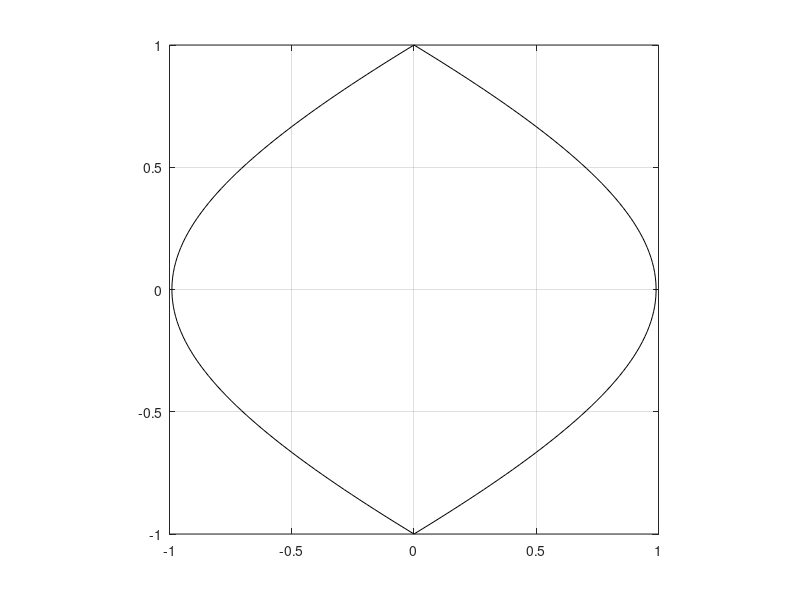

Source code (MATLAB):
clear;
clc;
%%
A = -2;
AW = 5;
WB = 5;
B = 3;
n = [1 1];

N = 300;
wp = linspace(A, B, N)';
paths = [repmat(A, N, 1) wp repmat(B, N, 1)];
path_lengths = sum((diff(paths, 1, 2).^2 + [AW^2 WB^2]).*n, 2);

%%Coloring
colors = flipud([255,245,240
    254,224,210
    252,187,161
    252,146,114
    251,106,74
    239,59,44
    203,24,29
    165,15,21
    103,0,13]/255);
best_line_color = [66,146,198]/255;
num_colors = size(colors, 1);

[min_length, min_index] = min(path_lengths);
path_diff = path_lengths - min_length;
path_colors = round((num_colors-1)*(path_diff/max(path_diff)))+1;

figure;
hold on;
set(gca,'ColorOrder',colors(path_colors,:));
X = [0, AW, AW+WB];
plot(X, paths', 'LineWidth', 2);
plot(X, paths(min_index,:)', 'LineWidth', 3, 'Color', best_line_color);
hold off;
%%
D = 1;
d = 5;
n = 1.1;
h = linspace(-D, D);
t = (sqrt(D^2 + d^2)*n - ...
    sqrt(d^2 * n^2 + h.^2 * n^2 - 2*sqrt(D^2 + d^2)*d*n + D^2 + d^2 - h.^2) - d)/(n^2 - 1);
plot([-t' t'], h', 'k')
grid on
daspect([1 1 1])